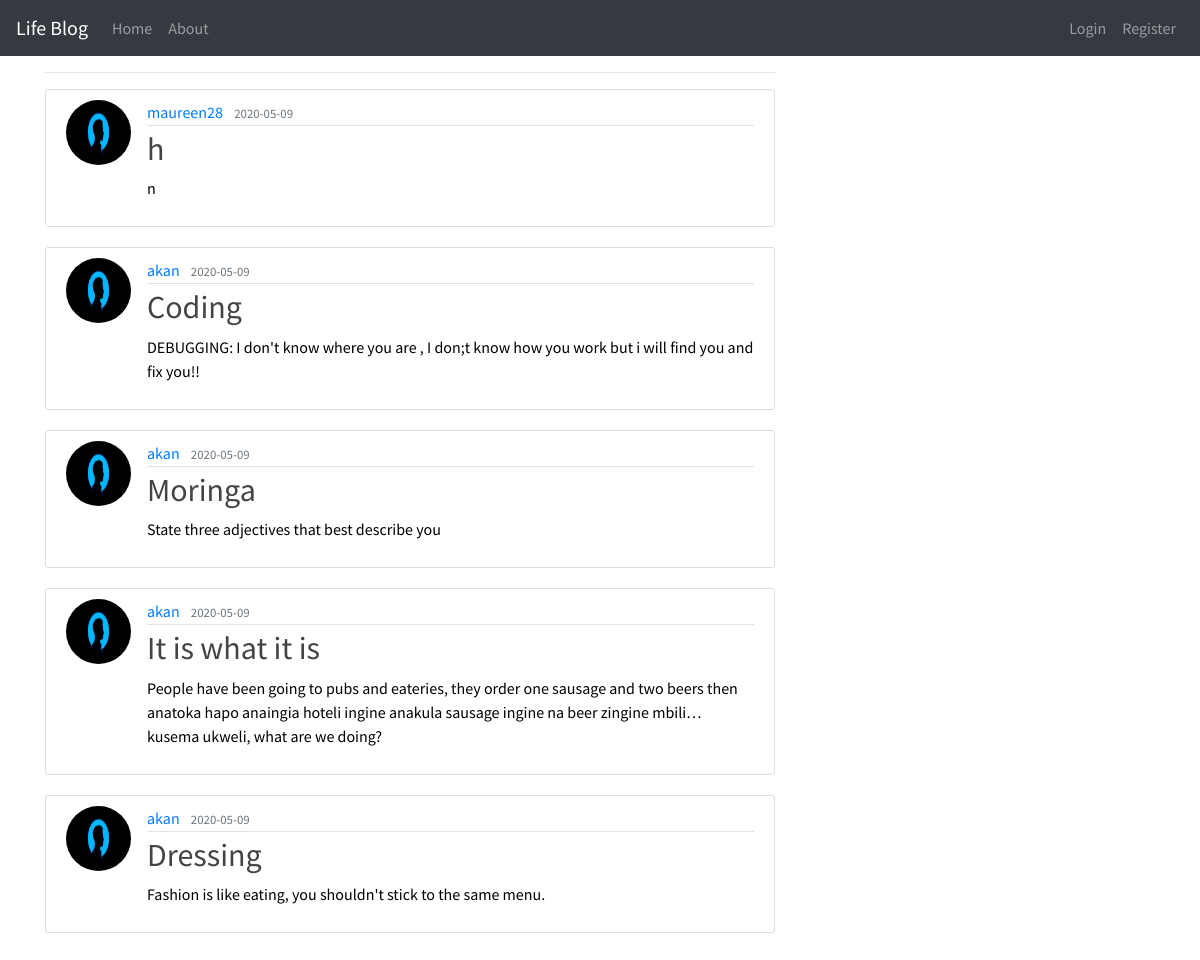
/, run on an earlier commit of the app's database.
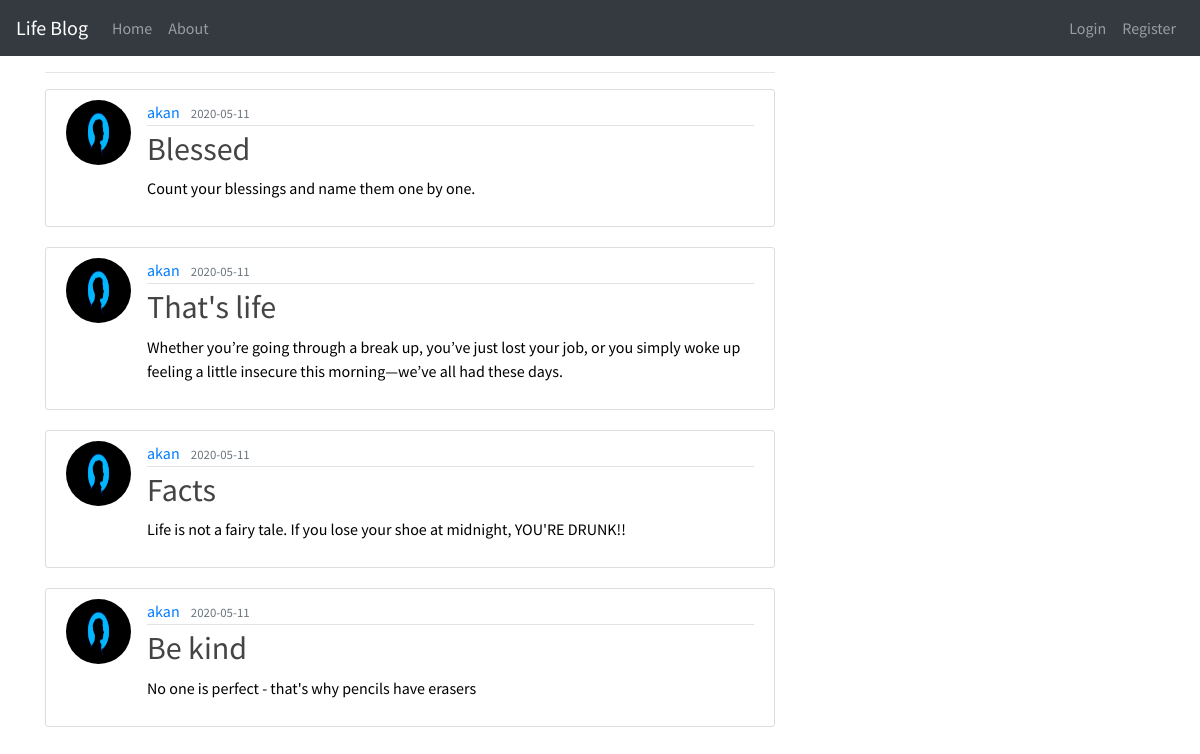
And on a later commit of the database.
### app/models.py (models this page shows, shortened)
class Post(db.Model):
    id = db.Column(db.Integer, primary_key = True)
    title = db.Column(db.String(100), nullable = False)
    date_posted = db.Column(db.DateTime, nullable = False, default = datetime.utcnow)
    content = db.Column(db.Text, nullable =False)
    user_id = db.Column(db.Integer, db.ForeignKey('user.id'), nullable = False)
    comments = db.relationship('Comment', backref='post', lazy=True)

class User(db.Model, UserMixin):
    id = db.Column(db.Integer, primary_key = True)
    username = db.Column(db.String(20), unique= True, nullable = False )
    email = db.Column(db.String(120), unique= True, nullable = False )
    image_file = db.Column(db.String(20), nullable = False, default = 'default.jpeg' )
    password = db.Column(db.String(60), nullable = False )
    posts = db.relationship('Post', backref = 'author', lazy = True)

### app/main/views.py (the view)
@main.route("/")
@main.route("/home")
def home():
    page = request.args.get('page', 1, type=int)
    posts = Post.query.order_by(Post.date_posted.desc()).paginate(page=page, per_page=5)
    return render_template('home.html', posts=posts)

### app/templates/home.html
{% extends 'index.html' %}
{% block content %}
<hr>
{% for post in posts.items %}
<article class="media content-section">
    <img class="rounded-circle article-img"
        src="{{ url_for('static', filename='css/images/'  + post.author.image_file) }}">
    <div class="media-body">
        <div class="article-metadata">
            <a class="mr-2"
                href="{{ url_for('users.user_posts', username=post.author.username) }}">{{ post.author.username }}</a>
            <small class="text-muted">{{ post.date_posted.strftime('%Y-%m-%d') }}</small>
        </div>
        <h2><a class="article-title" href="{{ url_for('posts.post', post_id=post.id) }}">{{ post.title }}</a></h2>
        <p class="article-content">{{ post.content }}</p>
    </div>
</article>
{% endfor %}
{% endblock %}

### app/templates/index.html (shortened to what this page needs)
<!DOCTYPE html>
<html lang="en">
<head>
    {% block styles%}
    <link rel="stylesheet" href="https://stackpath.bootstrapcdn.com/bootstrap/4.3.1/css/bootstrap.min.css"
>
    <link rel="stylesheet" type="text/css" href="{{ url_for('static', filename='css/styles.css') }}">
    {% endblock %}
</head>
<body>
    <nav class="navbar navbar-expand-lg navbar-dark bg-dark">
        <a class="navbar-brand" href="#">Life Blog</a>
        <div class="collapse navbar-collapse" id="navbarToggle">
            <div class="navbar-nav mr-auto">
                <a class="nav-item nav-link" href="{{ url_for('main.home') }}">Home</a>
                <a class="nav-item nav-link" href="{{ url_for('main.about') }}">About</a>
            </div>
            <div class="navbar-nav">
                {% if current_user.is_authenticated %}
                <a class="nav-item nav-link" href="{{ url_for('posts.new_post') }}">New Blog Post</a>
                <a class="nav-item nav-link" href="{{ url_for('users.account') }}">My Account</a>
                <a class="nav-item nav-link" href="{{ url_for('users.logout') }}">Log Out</a>
                {% else %}
                <a class="nav-item nav-link" href="{{ url_for('users.login') }}">Login</a>
                <a class="nav-item nav-link" href="{{ url_for('users.register') }}">Register</a>
                {% endif %}
            </div>
        </div>
    </nav>
    <main role="main" class="container">
        <div class="row">
            <div class="col-md-8">
                {% block content %} {% endblock %}
            </div>
        </div>
    </main>
    <footer>
        <ul class="list-inline text-center">
        </ul>
    </footer>
</body>
</html>

### app/static/css/styles.css (style rules this page uses)
body { background-image: url("https://bit.ly/30C8bHA"); color: black; background-repeat: no-repeat; background-size: cover; font-family: 'Source Sans Pro', sans-serif; }
.content-section { background: #ffffff; padding: 10px 20px; border: 1px solid #dddddd; border-radius: 3px; margin-bottom: 20px; }
.article-title { color: #444444; }
.article-content { white-space: pre-line; }
.article-img { height: 65px; width: 65px; margin-right: 16px; }
.article-metadata { padding-bottom: 1px; margin-bottom: 4px; border-bottom: 1px solid #e3e3e3 }

What changed in the data, as far as the page shows it:
removed Post: image_file (placeholder picture), author.username "maureen28", date_posted "2020-05-09", title "h", content "n"
changed Post: date_posted "2020-05-09" → "2020-05-11"; title "Coding" → "Blessed"; content "DEBUGGING: I don't know where you are , I don;t know how you work but i will find you and fix you!!" → "Count your blessings and name them one by one."
changed Post: date_posted "2020-05-09" → "2020-05-11"; title "Moringa" → "That's life"; content "State three adjectives that best describe you" → "Whether you’re going through a break up, you’ve just lost your job, or you simply woke up feeling a little insecure this morning—we’ve all had these days."
changed Post: date_posted "2020-05-09" → "2020-05-11"; title "It is what it is" → "Facts"; content "People have been going to pubs and eateries, they order one sausage and two beers then anatoka hapo anaingia hoteli ingine anakula sausage ingine na beer zingine mbili… kusema ukweli, what are we doing?" → "Life is not a fairy tale. If you lose your shoe at midnight, YOU'RE DRUNK!!"
changed Post: date_posted "2020-05-09" → "2020-05-11"; title "Dressing" → "Be kind"; content "Fashion is like eating, you shouldn't stick to the same menu." → "No one is perfect - that's why pencils have erasers"
